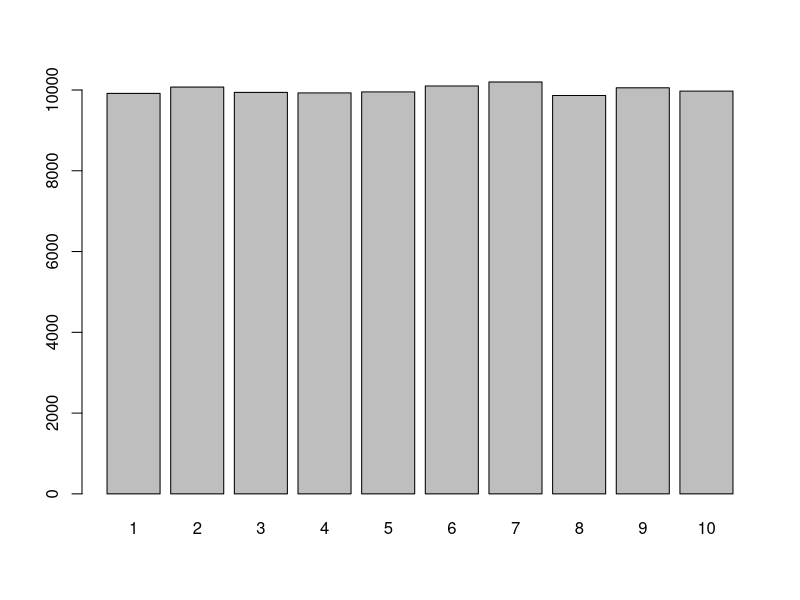
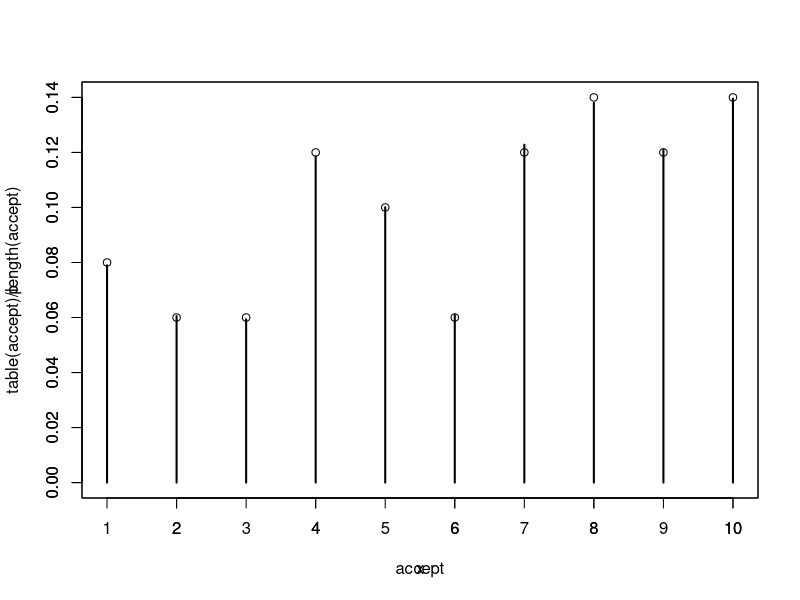

Source code (R) for these figures, in order:
# Title     : TODO
# Objective : TODO
# Created by:
# Created on: 2020/9/27

x = 1:10
fx = table(sample(x, 50, replace = T)) / 50
p = as.numeric(fx)
max = max(p)
u1 = floor(10 * runif(100000)) + 1
barplot(table(u1))
u2 = runif(100000)
accept = u1[u2 <= p[u1] / max]
length(accept) / 200000 #效率
plot(x, p, ylim = c(0, max))
par(new = TRUE)
plot(table(accept) / length(accept), ylim = c(0, max))

